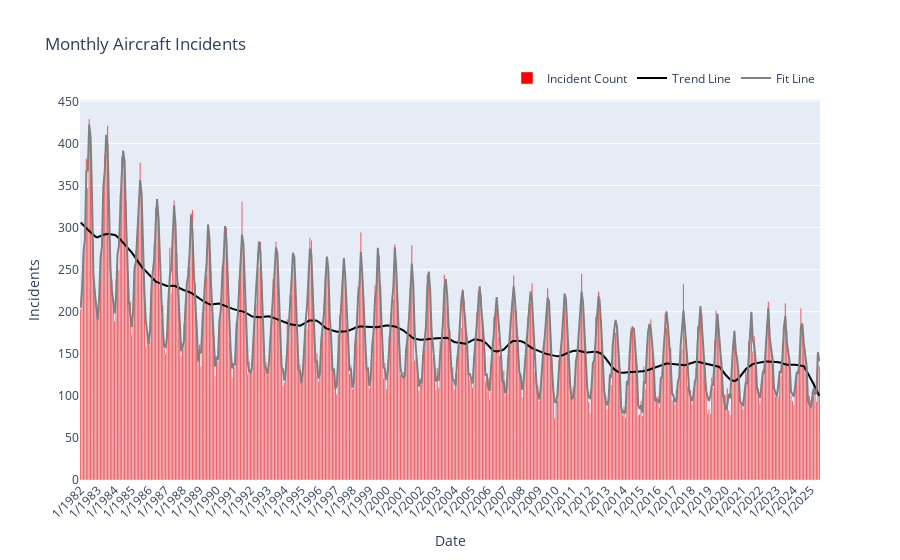

Here is the notebook cell this chart was saved with:
### Code cell
# Making a plot

fig = go.Figure()

fig.add_trace(go.Bar(x=df_monthly['Time'], y=df_monthly['incident_count'], name='Incident Count', marker_color='red'))

fig.add_trace(go.Scatter(x=df_monthly['Time'], y=df_monthly['trend'], mode='lines', name='Trend Line', line=dict(color='black')))

fig.add_trace(go.Scatter(x=df_monthly['Time'], y=df_monthly['fit'], mode='lines', name='Fit Line', line=dict(color='grey')))

fig.update_layout(title='Monthly Aircraft Incidents', xaxis_title='Date', yaxis_title='Incidents',
    xaxis=dict(tickangle=-45, tickmode='array', tickvals=df_monthly['Time'][::12]),
    legend=dict(orientation="h", yanchor="bottom", y=1.02, xanchor="right", x=1),
    hovermode='x unified'  # When you move the mouse along the x-axis, 
                       # all traces that share that same x value will display their y values together in one combined tooltip box.

fig.show()

### Figure 1 — Plotly figure (JSON) as saved in the notebook; plotly's stock layout.template omitted (floating-point values rounded to 4 significant figures; data arrays with more than 128 entries replaced by an {"elided": "..."} marker saying what was removed)
{"data": [{"marker": {"color": "red"}, "name": "Incident Count", "type": "bar", "x": {"elided": "523 str values"}, "y": {"elided": "523 int values"}}, {"line": {"color": "black"}, "mode": "lines", "name": "Trend Line", "type": "scatter", "x": {"elided": "523 str values"}, "y": {"elided": "523 float values"}}, {"line": {"color": "grey"}, "mode": "lines", "name": "Fit Line", "type": "scatter", "x": {"elided": "523 str values"}, "y": {"elided": "523 float values"}}], "layout": {"autosize": true, "hovermode": "x unified", "legend": {"orientation": "h", "x": 1, "xanchor": "right", "y": 1.02, "yanchor": "bottom"}, "title": {"text": "Monthly Aircraft Incidents"}, "xaxis": {"autorange": true, "range": [-0.5, 522.5], "tickangle": -45, "tickmode": "array", "tickvals": ["1/1982", "1/1983", "1/1984", "1/1985", "1/1986", "1/1987", "1/1988", "1/1989", "1/1990", "1/1991", "1/1992", "1/1993", "1/1994", "1/1995", "1/1996", "1/1997", "1/1998", "1/1999", "1/2000", "1/2001", "1/2002", "1/2003", "1/2004", "1/2005", "1/2006", "1/2007", "1/2008", "1/2009", "1/2010", "1/2011", "1/2012", "1/2013", "1/2014", "1/2015", "1/2016", "1/2017", "1/2018", "1/2019", "1/2020", "1/2021", "1/2022", "1/2023", "1/2024", "1/2025"], "title": {"text": "Date"}, "type": "category"}, "yaxis": {"autorange": true, "range": [0, 451.6], "title": {"text": "Incidents"}, "type": "linear"}}}
